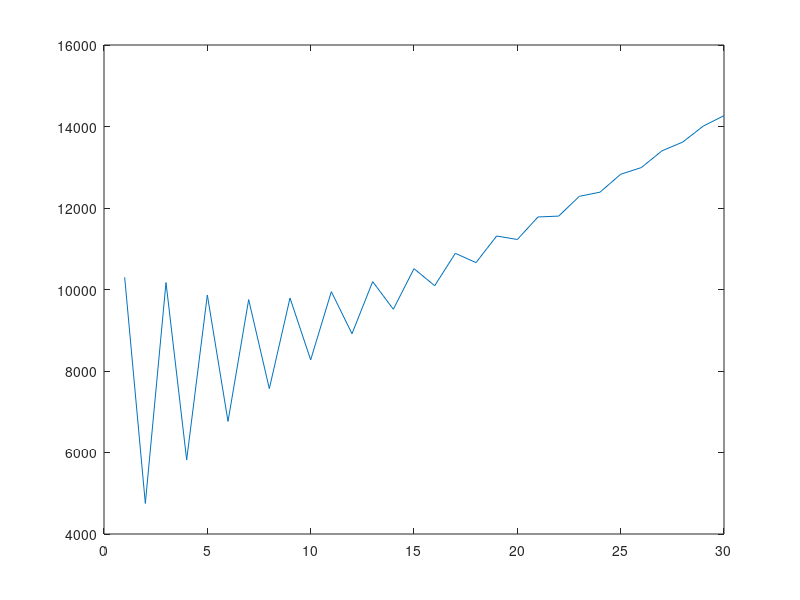

This chart was generated by the following MATLAB code:
clear;

L = [0 3 1; 0.3 0 0; 0 0.5 0];

X = [1000 2000 3000]';
X0 = X;

res=zeros(24,2);
for t = 1:30
    X = L * X;
    disp([t X' sum(X)]);
    res(t,:) = [t sum(X)];
end

plot(res(:,1),res(:,2))


